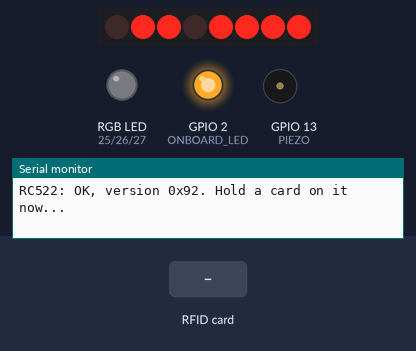
Simulated run of this sketch. Board: ESP32. On the bench: 8 port-expander outputs drawn as a row of LEDs (first output left, lit = HIGH), an RGB LED mixed from three pins (HIGH = lit), output pins drawn as LEDs (lit = HIGH), buzzer (waves = sounding), the last lines printed to the serial monitor. Wiring (inferred from the names in the program): PCF8574 port expander at I2C address 0x20. Wiring (inferred from the signals the program sends): row of LEDs: on Q0, Q1, Q2, Q3, Q4, Q5, Q6, Q7. The inputs (shaded band) are chosen by the test bench. A WiFi scan finds three made-up networks.

Above: at 2.3 s.
2.4 s: RFID card 5E 7A 19 C4 held to the reader
At 2.73 s:
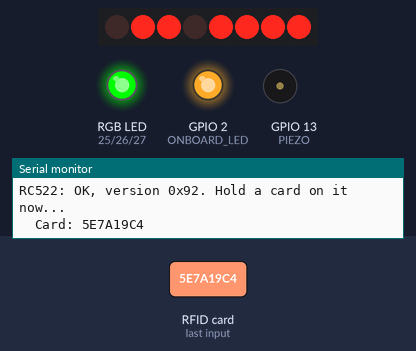
At 11.8 s:
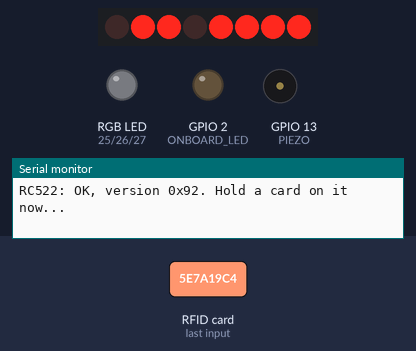
Timing chart, 0 to 12.3 s (numbered marks = the images above; inputs shaded):
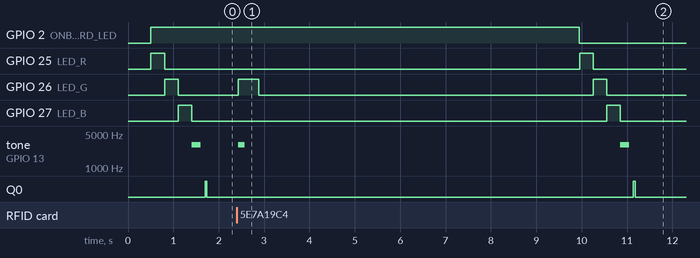

Measured:
- after the input at 2.4 s, GPIO 2 (ONBOARD_LED): HIGH → LOW after 7.6 s instead of 8.9 s; Q0: LOW → HIGH after 8.7 s, → LOW 0.04 s later
- by itself, tone on GPIO 13 (PIEZO): alternates 3000 Hz for 0.18 s and silent for 8.3 s

The sketch:

check_esp32_parts.ino
```cpp
// ESP32 parts check: tests each part of the fare terminal on its own.
// Board: "ESP32 Dev Module". Serial Monitor 115200.
//
// Wiring (ESP32 pin labels):
//   RC522   SDA G5, SCK G18, MOSI G23, MISO G19, RST G4, 3.3V -> 3V3 (NOT V5), GND
//   LCD     SDA G21, SCL G22, VCC -> V5, GND
//   RGB LED R G25, G G26, B G27, GND
//   Piezo   + G13 (220 ohm optional), - GND
//
// It repeats every 5 s, so wires can be fixed while it runs.

#include <SPI.h>
#include <Wire.h>
#include <WiFi.h>
#include <MFRC522.h>

const int RC_SS = 5, RC_RST = 4;
const int LCD_SDA = 21, LCD_SCL = 22;
const int LED_R = 25, LED_G = 26, LED_B = 27;
const int PIEZO = 13;
const int ONBOARD_LED = 2;

MFRC522 rfid(RC_SS, RC_RST);
byte lcdAddr = 0;

// ---- tiny PCF8574 LCD driver (P0=RS P2=E P3=backlight P4-P7=D4-D7) ----
void lcdOut(byte d) { Wire.beginTransmission(lcdAddr); Wire.write(d | 0x08); Wire.endTransmission(); }
void lcdNibble(byte d) { lcdOut(d | 0x04); delayMicroseconds(1); lcdOut(d); delayMicroseconds(50); }
void lcdSend(byte v, byte rs) { lcdNibble((v & 0xF0) | rs); lcdNibble(((v << 4) & 0xF0) | rs); }
void lcdInit() {
  delay(50); lcdOut(0);
  lcdNibble(0x30); delay(5); lcdNibble(0x30); delay(1); lcdNibble(0x30); lcdNibble(0x20);
  lcdSend(0x28, 0); lcdSend(0x0C, 0); lcdSend(0x01, 0); delay(2); lcdSend(0x06, 0);
}
void lcdPrint(byte row, const char *s) {
  lcdSend(row ? 0xC0 : 0x80, 0);
  for (byte i = 0; i < 16; i++) lcdSend(*s ? *s++ : ' ', 1);
}

void setRGB(bool r, bool g, bool b) {
  digitalWrite(LED_R, r); digitalWrite(LED_G, g); digitalWrite(LED_B, b);
}

void beep(int freq, int ms) {
  ledcWriteTone(0, freq); delay(ms); ledcWriteTone(0, 0);
}

void setup() {
  Serial.begin(115200);
  pinMode(LED_R, OUTPUT); pinMode(LED_G, OUTPUT); pinMode(LED_B, OUTPUT);
  pinMode(ONBOARD_LED, OUTPUT);
  ledcSetup(0, 3000, 8);
  ledcAttachPin(PIEZO, 0);
  SPI.begin(18, 19, 23, RC_SS);
  Wire.begin(LCD_SDA, LCD_SCL);
  WiFi.mode(WIFI_STA);
  delay(500);
  Serial.println(F("\n=== ESP32 parts check ==="));
}

void loop() {
  digitalWrite(ONBOARD_LED, !digitalRead(ONBOARD_LED));
  Serial.println(F("\n----------------------------------------"));

  // 1. RGB LED: red, green, blue
  Serial.println(F("RGB LED: showing red, green, blue now (check by eye)"));
  setRGB(1, 0, 0); delay(300); setRGB(0, 1, 0); delay(300); setRGB(0, 0, 1); delay(300); setRGB(0, 0, 0);

  // 2. Piezo
  Serial.println(F("Piezo: one beep now (check by ear)"));
  beep(3000, 200);

  // 3. LCD
  lcdAddr = 0;
  for (byte a = 0x20; a < 0x40 && !lcdAddr; a++) {
    if (a == 0x28) a = 0x38;
    Wire.beginTransmission(a);
    if (Wire.endTransmission() == 0) lcdAddr = a;
  }
  if (lcdAddr) {
    Serial.printf("LCD: OK at address 0x%02X (screen should say ESP32 OK)\n", lcdAddr);
    lcdInit();
    lcdPrint(0, "ESP32 OK");
    lcdPrint(1, "Tap a card...");
  } else {
    Serial.println(F("LCD: NOT FOUND - check SDA->G21, SCL->G22, VCC->V5, GND"));
  }

  // 4. RC522
  rfid.PCD_Init();
  byte v = rfid.PCD_ReadRegister(MFRC522::VersionReg);
  if (v == 0x00 || v == 0xFF) {
    Serial.println(F("RC522: NOT FOUND - check SDA->G5 SCK->G18 MOSI->G23 MISO->G19 RST->G4, 3.3V->3V3"));
  } else {
    Serial.printf("RC522: OK, version 0x%02X. Hold a card on it now...\n", v);
    unsigned long t = millis();
    bool got = false;
    while (millis() - t < 2500 && !got) {
      if (rfid.PICC_IsNewCardPresent() && rfid.PICC_ReadCardSerial()) {
        Serial.print(F("  Card: "));
        char buf[3];
        for (byte i = 0; i < rfid.uid.size; i++) { sprintf(buf, "%02X", rfid.uid.uidByte[i]); Serial.print(buf); }
        Serial.println();
        rfid.PICC_HaltA();
        setRGB(0, 1, 0); beep(3000, 150); delay(300); setRGB(0, 0, 0);
        if (lcdAddr) lcdPrint(1, "Card read!");
        got = true;
      }
      delay(50);
    }
    if (!got) Serial.println(F("  (no card this round)"));
  }

  // 5. Wi-Fi scan
  int n = WiFi.scanNetworks();
  Serial.printf("Wi-Fi: %d networks seen\n", n);
  for (int i = 0; i < n && i < 8; i++)
    Serial.printf("  %-24s signal %d dBm\n", WiFi.SSID(i).c_str(), WiFi.RSSI(i));
  WiFi.scanDelete();

  delay(5000);
}
```
